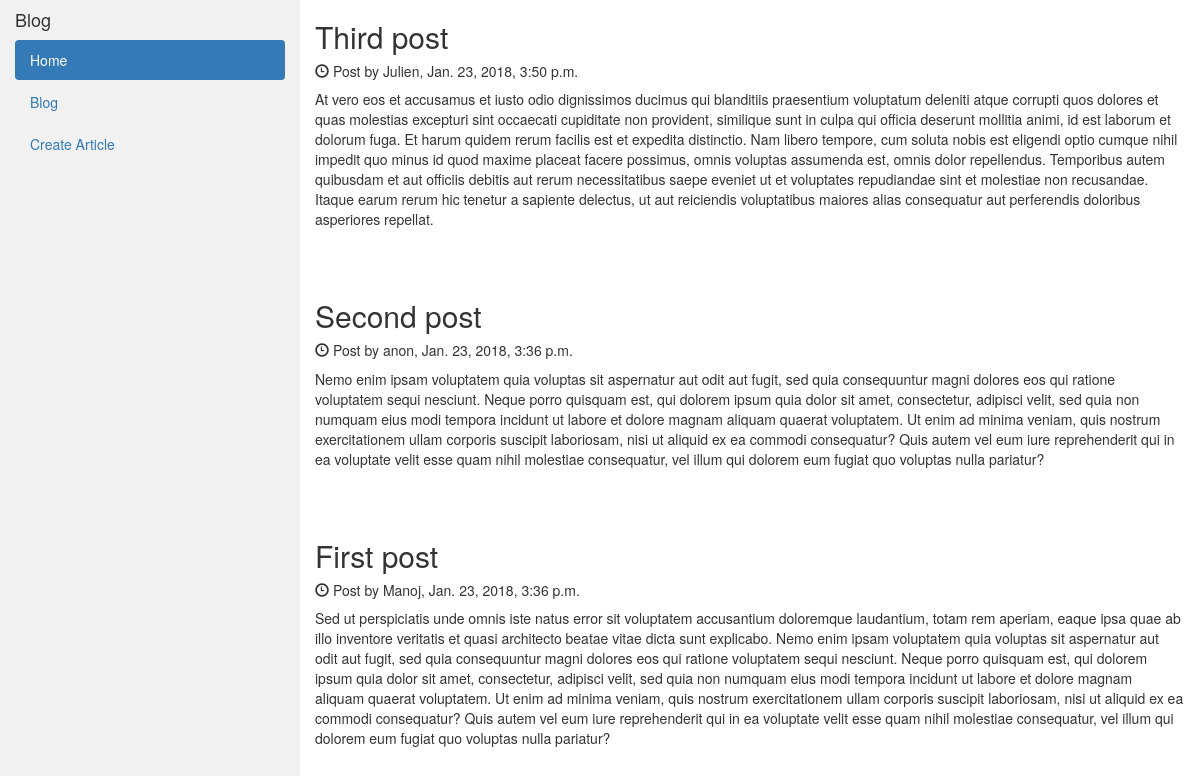
/blog/, run on an earlier commit of the app's database.
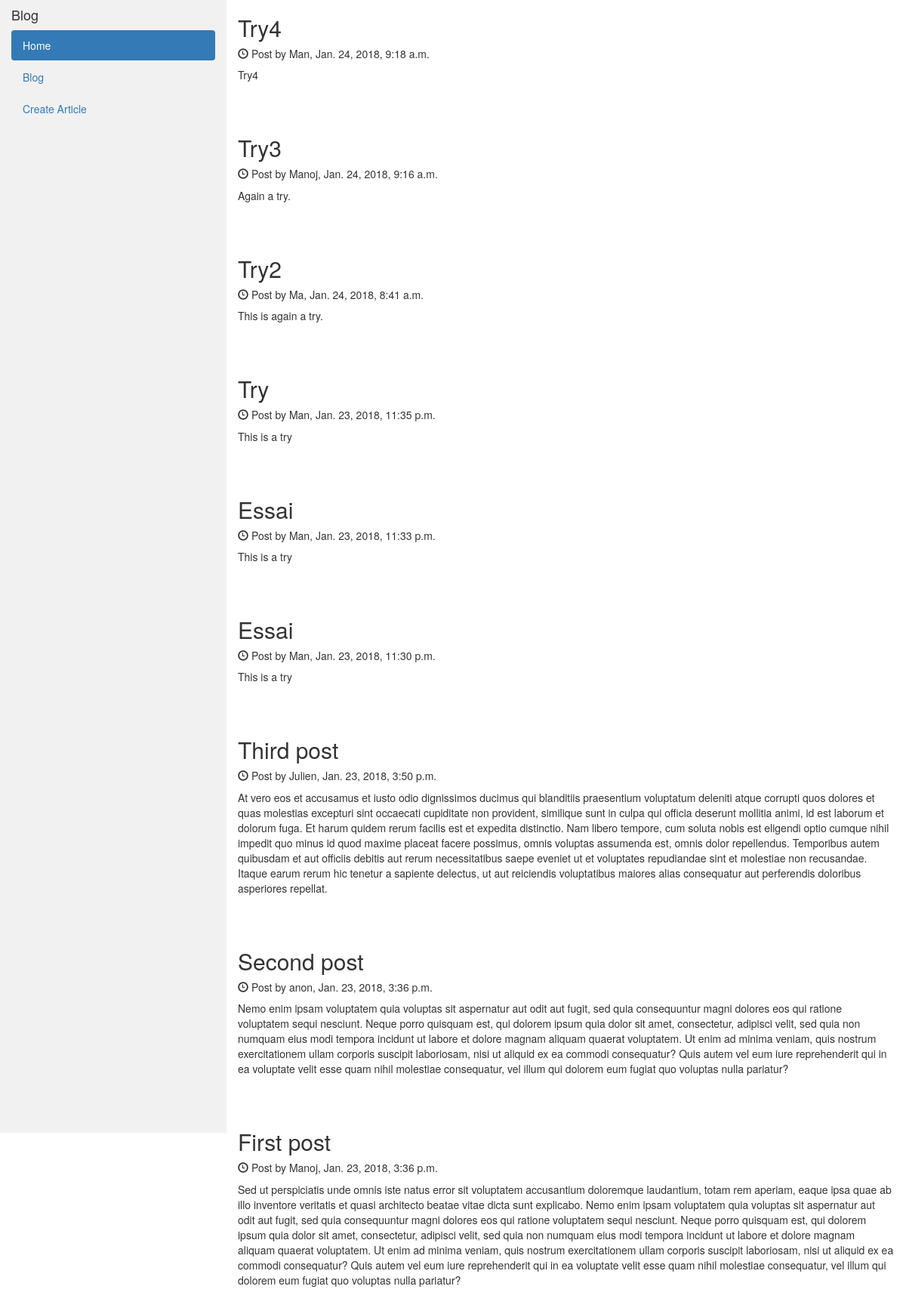
And on a later commit of the database.
### articles/models.py (models this page shows, shortened)
class Articles(models.Model):
    title = models.CharField(max_length=100)
    body = models.TextField()
    author = models.CharField(max_length = 20)
    created_at = models.DateTimeField(auto_now_add = True)
    updated_at = models.DateTimeField(auto_now = True)

### articles/views.py (the view)
# urls.py: 2. Add a URL to urlpatterns:  path('blog/', include('blog.urls'))
def blog(request):
    blog = Articles.objects.all().order_by('-created_at')
    context = {'articles': blog}
    return render(request, 'articles/ListArticles.html', context)

### articles/templates/articles/ListArticles.html
{% extends 'articles/blog.html' %}
{% block content %}
  {% for article in articles %}
    <h2>{{ article.title }}</h2>
    <h5><span class="glyphicon glyphicon-time"></span> Post by {{ article.author }}, {{ article.created_at }}</h5>
    <p>{{ article.body }}</p>
    <br><br>
  {% endfor %}
{% endblock %}

### articles/templates/articles/blog.html (shortened to what this page needs)
<!DOCTYPE html>
<html lang="en">
<head>
  <link rel="stylesheet" href="https://maxcdn.bootstrapcdn.com/bootstrap/3.3.7/css/bootstrap.min.css">
</head>
<body>
<div class="container-fluid">
  <div class="row content">
    <div class="col-sm-3 sidenav">
      <h4>Blog</h4>
      <ul class="nav nav-pills nav-stacked">
        <li class="active"><a href="{% url 'home' %}">Home</a></li>
        <li class=""><a href="{% url 'blog' %}">Blog</a></li>
        <li class=""><a href="{% url 'create_article' %}">Create Article</a></li>
      </ul><br>
    </div>
    <div class="col-sm-9">
      {% block content %}
      {% endblock %}
    </div>
  </div>
</div>
</body>
</html>

### articles/templates/articles/blog.html (style rules this page uses)
.row.content { height: 1500px }
.sidenav { background-color: #f1f1f1; height: 100%; }

What changed in the data, as far as the page shows it:
added Articles: title "Try4", author "Man", created_at "Jan. 24, 2018, 9:18 a.m.", body "Try4"
added Articles: title "Try3", author "Manoj", created_at "Jan. 24, 2018, 9:16 a.m.", body "Again a try."
added Articles: title "Try2", author "Ma", created_at "Jan. 24, 2018, 8:41 a.m.", body "This is again a try."
added Articles: title "Try", author "Man", created_at "Jan. 23, 2018, 11:35 p.m.", body "This is a try"
added Articles: title "Essai", author "Man", created_at "Jan. 23, 2018, 11:33 p.m.", body "This is a try"
added Articles: title "Essai", author "Man", created_at "Jan. 23, 2018, 11:30 p.m.", body "This is a try"
